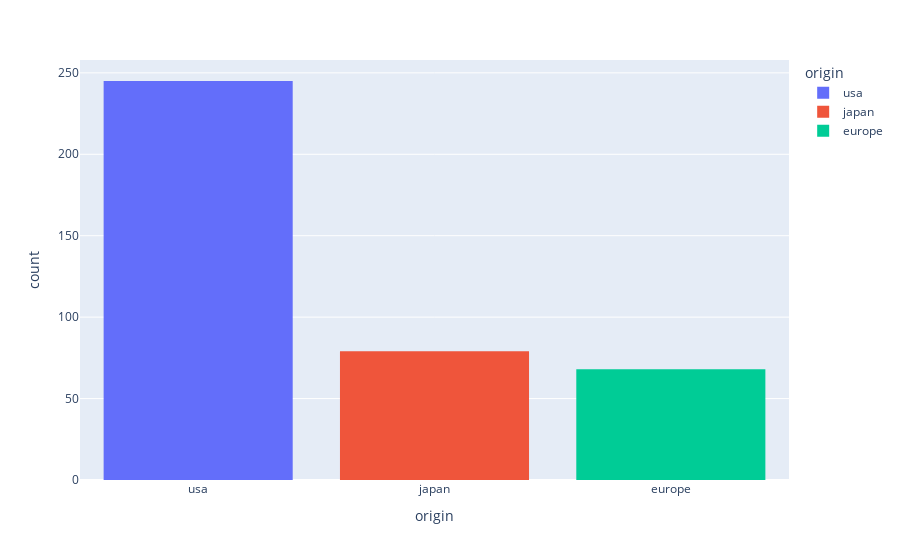

The code cell stored with this chart in its notebook:
### Code cell
px.histogram(df , x = 'origin' , color = 'origin')

### Figure 1 — Plotly figure (JSON) as saved in the notebook; plotly's stock layout.template omitted (floating-point values rounded to 4 significant figures; data arrays with more than 128 entries replaced by an {"elided": "..."} marker saying what was removed)
{"data": [{"alignmentgroup": "True", "bingroup": "x", "hovertemplate": "origin=%{x}<br>count=%{y}<extra></extra>", "legendgroup": "usa", "marker": {"color": "#636efa", "pattern": {"shape": ""}}, "name": "usa", "offsetgroup": "usa", "orientation": "v", "showlegend": true, "type": "histogram", "x": {"elided": "245 str values"}, "xaxis": "x", "yaxis": "y"}, {"alignmentgroup": "True", "bingroup": "x", "hovertemplate": "origin=%{x}<br>count=%{y}<extra></extra>", "legendgroup": "japan", "marker": {"color": "#EF553B", "pattern": {"shape": ""}}, "name": "japan", "offsetgroup": "japan", "orientation": "v", "showlegend": true, "type": "histogram", "x": ["japan", "japan", "japan", "japan", "japan", "japan", "japan", "japan", "japan", "japan", "japan", "japan", "japan", "japan", "japan", "japan", "japan", "japan", "japan", "japan", "japan", "japan", "japan", "japan", "japan", "japan", "japan", "japan", "japan", "japan", "japan", "japan", "japan", "japan", "japan", "japan", "japan", "japan", "japan", "japan", "japan", "japan", "japan", "japan", "japan", "japan", "japan", "japan", "japan", "japan", "japan", "japan", "japan", "japan", "japan", "japan", "japan", "japan", "japan", "japan", "japan", "japan", "japan", "japan", "japan", "japan", "japan", "japan", "japan", "japan", "japan", "japan", "japan", "japan", "japan", "japan", "japan", "japan", "japan"], "xaxis": "x", "yaxis": "y"}, {"alignmentgroup": "True", "bingroup": "x", "hovertemplate": "origin=%{x}<br>count=%{y}<extra></extra>", "legendgroup": "europe", "marker": {"color": "#00cc96", "pattern": {"shape": ""}}, "name": "europe", "offsetgroup": "europe", "orientation": "v", "showlegend": true, "type": "histogram", "x": ["europe", "europe", "europe", "europe", "europe", "europe", "europe", "europe", "europe", "europe", "europe", "europe", "europe", "europe", "europe", "europe", "europe", "europe", "europe", "europe", "europe", "europe", "europe", "europe", "europe", "europe", "europe", "europe", "europe", "europe", "europe", "europe", "europe", "europe", "europe", "europe", "europe", "europe", "europe", "europe", "europe", "europe", "europe", "europe", "europe", "europe", "europe", "europe", "europe", "europe", "europe", "europe", "europe", "europe", "europe", "europe", "europe", "europe", "europe", "europe", "europe", "europe", "europe", "europe", "europe", "europe", "europe", "europe"], "xaxis": "x", "yaxis": "y"}], "layout": {"barmode": "relative", "legend": {"title": {"text": "origin"}, "tracegroupgap": 0}, "margin": {"t": 60}, "xaxis": {"anchor": "y", "categoryarray": ["usa", "japan", "europe"], "categoryorder": "array", "domain": [0, 1], "title": {"text": "origin"}}, "yaxis": {"anchor": "x", "domain": [0, 1], "title": {"text": "count"}}}}
